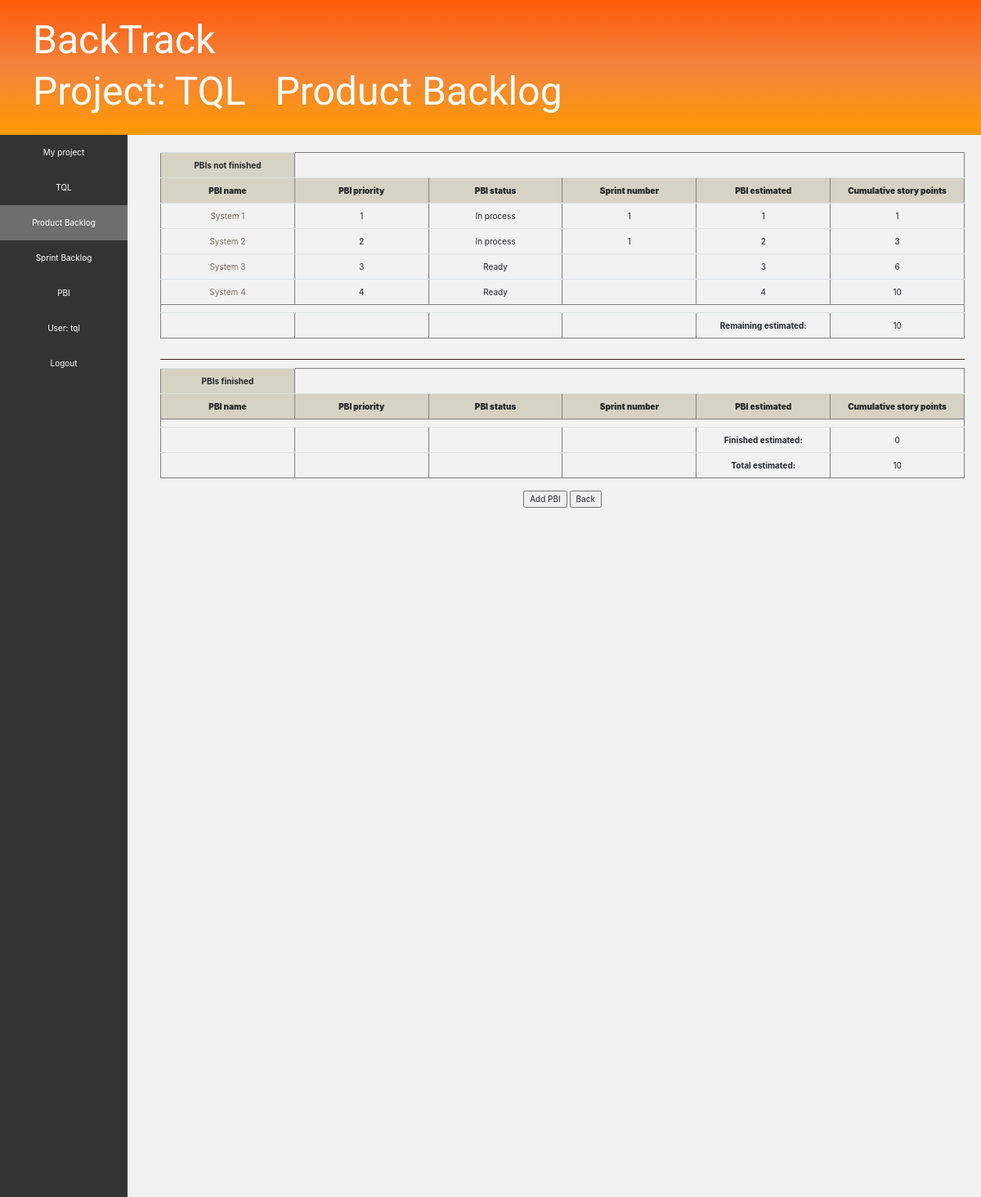
The page /project/1/productBacklog/ (signed in) on the database its author committed.
### project/models.py (models this page shows, shortened)
class Project(models.Model):
    name = models.CharField(max_length=100)
    description = models.CharField(max_length=500)
    manager = models.ForeignKey(BackTrackUser, related_name='manager', null=True, blank=True, on_delete=models.SET_NULL)
    time = models.DateTimeField(auto_now=False, auto_now_add=True)
    activeSprint = models.ForeignKey('sprintBacklog.SprintBacklog', related_name='active_sprint', null=True, blank=True, on_delete=models.SET_NULL)
    owner = models.OneToOneField(BackTrackUser, related_name='owner', on_delete=models.CASCADE)

class BackTrackUser(AbstractUser):
    pass
    STATUS_CHOICES = [
        ('Available', 'Available'),
        ('Not available', 'Not available')
    ]
    status = models.CharField(max_length=13, choices=STATUS_CHOICES, default='Available')
    project = models.ForeignKey("Project", null=True, blank=True, on_delete=models.SET_NULL)

### productBacklog/models.py (models this page shows, shortened)
class PBI(models.Model):
    STATUS_CHOICES = [
        ('Finished', 'Finished'),
        ('In process', 'In process'),
        ('Ready', 'Ready')
    ]
    name = models.CharField(max_length=50)
    description = models.CharField(max_length=500)
    status = models.CharField(max_length=10, choices=STATUS_CHOICES, default='Ready')
    taskHours = models.PositiveSmallIntegerField(null=True, blank=True)
    remainingTaskHours = models.PositiveSmallIntegerField(null=True, blank=True)
    estimated = models.PositiveSmallIntegerField()
    priority = models.PositiveSmallIntegerField()
    cumulative = models.PositiveIntegerField(null=True, blank=True)
    productBacklog = models.ForeignKey(ProductBacklog, null=False, on_delete=models.CASCADE)
    sprintBacklog = models.ForeignKey('sprintBacklog.SprintBacklog', null=True, blank=True, default=None, on_delete=models.SET_NULL)

### sprintBacklog/models.py (models this page shows, shortened)
class SprintBacklog(models.Model):
    STATUS_CHOICES = [
        ('Finished', 'Finished'),
        ('In process', 'In process')
    ]
    project = models.ForeignKey(Project, null=False, on_delete=models.CASCADE)
    sprintNumber = models.PositiveSmallIntegerField(null=False, blank=False)
    capacity = models.PositiveSmallIntegerField(null=False, blank=False)
    status = models.CharField(max_length=10, choices=STATUS_CHOICES, default='In process')
    ddl = models.DateTimeField()
    time = models.DateTimeField(auto_now=False, auto_now_add=True)

### productBacklog/views.py (the view)
# urls.py: path('', views.ProductBacklogMain.as_view(), name='product_backlog_main'),
class ProductBacklogMain(TemplateView):
    template_name = "productbacklog_main.html"
    def get_context_data(self, **kwargs):
        project = self.kwargs['project_pk']
        productBacklog = ProductBacklog.objects.get(project__pk=project)
        context = super().get_context_data(**kwargs)
        context['project'] = Project.objects.get(pk=project)
        context['pbi_list'] = PBI.objects.filter(productBacklog__pk=productBacklog.pk).order_by('priority')
        remaining_estimated = 0
        finished_estimated = 0
        for pbi in context['pbi_list']:
            if pbi.status != "Finished":
                remaining_estimated += pbi.estimated
                pbi.cumulative = remaining_estimated
            else:
                finished_estimated += pbi.estimated
                pbi.cumulative = finished_estimated
        total_estimated = remaining_estimated + finished_estimated
        context['total_estimated'] = total_estimated
        context['finished_estimated'] = finished_estimated
        context['remaining_estimated'] = remaining_estimated
        return context

### templates/productbacklog_main.html (shortened to what this page needs)
<!DOCTYPE html>
{% load static %}
<html lang="en">
<head>
    <link rel="stylesheet" href="//maxcdn.bootstrapcdn.com/bootstrap/3.2.0/css/bootstrap.min.css">
    <link rel="stylesheet" href="//maxcdn.bootstrapcdn.com/bootstrap/3.2.0/css/bootstrap-theme.min.css">
    <link rel="stylesheet" href="https://stackpath.bootstrapcdn.com/bootstrap/4.3.1/css/bootstrap.min.css">
    <link rel="stylesheet" href="{% static 'css/productBacklog.css' %}">
</head>
<body>
    {% if user.is_authenticated %}
        <div class="page-header">
            <h1>BackTrack</h1>
            <h2><a href="..">Project: {{ project.name }}</a>&#160;&#160;&#160;Product Backlog</h2>
        </div>
        <div class="menu">
            <ul>
                <li><a href="../..">My project</a></li>
                <li><a href="..">{{ project.name }}</a></li>
                <li><a class="active" href="">Product Backlog</a></li>
                <li><a href="../sprintBacklog">Sprint Backlog</a></li>
                <li><a href="pbi/add">PBI</a></li>
                <li><a href="../../../accounts/profile">User: {{ user.get_username }}</a></li>
                <li><a href="{% url 'logout'%}?next={{request.path}}">Logout</a></li>
            </ul>
        </div>
        <div class="main">
            <div class="table" style="text-align:center; margin:0 auto;">
                <table border="1" style="margin:0 auto;">
                    <tr>
                        <th>PBIs not finished</th>
                    </tr>
                    <tr>
                        <th width="10%"><b>PBI name</b></th>
                        <th width="10%"><b>PBI priority</b></th>
                        <th width="10%"><b>PBI status</b></th>
                        <th width="10%"><b>Sprint number</b></th>
                        <th width="10%"><b>PBI estimated</b></th>
                        <th width="10%"><b>Cumulative story points</b></th>
                    </tr>
                    {% for pbi in pbi_list %}
                        {% if pbi.status != "Finished" %}
                            <tr>
                                <td><a href="pbi/{{ pbi.pk }}">{{ pbi.name }}</a></td>
                                <td>{{ pbi.priority }}</td>
                                <td>{{ pbi.status }}</td>
                                <td>{{ pbi.sprintBacklog.sprintNumber }}</td>
                                <td>{{ pbi.estimated }}</td>
                                <td>{{ pbi.cumulative }}</td>
                            </tr>
                        {% endif %}
                    {% endfor %}
                    <tr height=10></tr>
                    <tr><td></td>
                        <td></td>
                        <td></td>
                        <td></td>
                        <td><b>Remaining estimated:</b></td>
                        <td>{{ remaining_estimated }}</td>
                    </tr>
                </table>
                <br/>
                <hr color=#432F21>
                <table border="1" style="margin:0 auto;">
                    <tr>
                        <th>PBIs finished</th>
                    </tr>
                    <tr>
                        <th width="10%"><b>PBI name</b></th>
                        <th width="10%"><b>PBI priority</b></th>
                        <th width="10%"><b>PBI status</b></th>
                        <th width="10%"><b>Sprint number</b></th>
                        <th width="10%"><b>PBI estimated</b></th>
                        <th width="10%"><b>Cumulative story points</b></th>
                    </tr>
                    <tr height=10></tr>
                    <tr><td></td>
                        <td></td>
                        <td></td>
                        <td></td>
                        <td><b>Finished estimated:</b></td>
                        <td>{{ finished_estimated }}</td>
                    </tr>
                    <tr><td></td>
                        <td></td>
                        <td></td>
                        <td></td>
                        <td><b>Total estimated:</b></td>
                        <td>{{ total_estimated }}</td>
                    </tr>
                </table>
            </div>
            <br/>
            <div class="button" style="text-align:center;">
                <form method="POST" class="post-form">{% csrf_token %}
                    <input type="button" value="Add PBI" onclick="location='pbi/add'">
                    <input type="button" value="Back" onclick="location='..'">
                </form>
            </div>
        </div>
    {% endif %}
</body>
</html>

### static/css/productBacklog.css (style rules this page uses)
.page-header { background: linear-gradient(#FF5A09, #F3843E, #FF9900); margin: 0; padding: 20px 20px 20px 40px; }
.page-header h1, .page-header h1 a, .page-header h1 a:visited, .page-header h1 a:active { color: #ffffff; font-size: 36pt; text-decoration: none; }
.page-header h2, .page-header h2 a, .page-header h2 a:visited, .page-header h2 a:active { color: #ffffff; font-size: 36pt; text-decoration: none; }
h1, h2, h3, h4 { font-family: 'Lobster', cursive; }
th { background-color: #D6D3C4; }
td a { color: #7A6C56; }
html, body { height: 100%; }
div.menu { height: 100%; width: 13%; overflow-y: auto; position: absolute; margin-top: -1px; left: 0;background-color: #333; }
.menu ul { list-style-type: none; margin: 0; padding: 0; overflow: hidden; background-color: #333; }
.menu li { float: left; width: 100%; }
.menu li a { display: block; color: white; text-align: center; padding: 14px 16px; text-decoration: none; }
.active { background-color: #6E6E6E; }
.main { background-color: #F2F2F2; }
div.main { right: 0; float: left; height: 100%; width: 87%; overflow-y: auto; position:absolute; padding: 20px 20px 20px 40px; }

### rows shown on the page
Project: name "TQL"
BackTrackUser: get_username "tql"
PBI: name "System 1", priority "1", status "In process", sprintBacklog.sprintNumber "1", estimated "1", cumulative "1"
PBI: name "System 2", priority "2", status "In process", sprintBacklog.sprintNumber "1", estimated "2", cumulative "3"
PBI: name "System 3", priority "3", status "Ready", estimated "3", cumulative "6"
PBI: name "System 4", priority "4", status "Ready", estimated "4", cumulative "10"

### other values the page prints
{{ remaining_estimated }} "10"
{{ finished_estimated }} "0"
{{ total_estimated }} "10"
